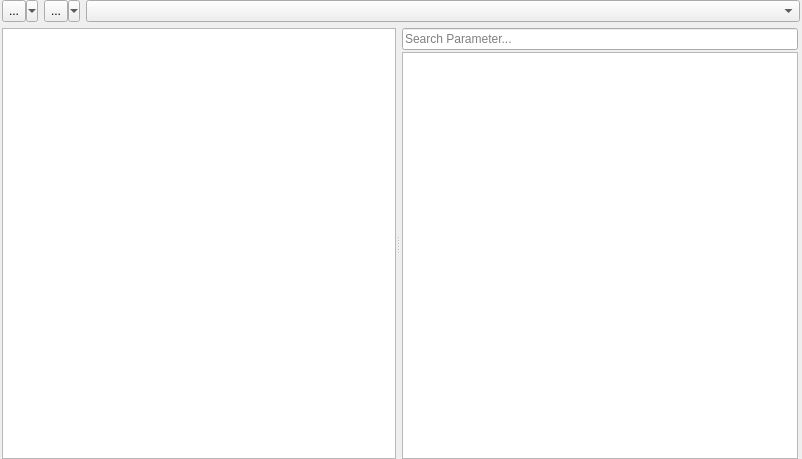
<?xml version="1.0" encoding="UTF-8"?>
<ui version="4.0">
 <class>gams::studio::option::ParameterEditor</class>
 <widget class="QWidget" name="gams::studio::option::ParameterEditor">
  <property name="geometry">
   <rect>
    <x>0</x>
    <y>0</y>
    <width>802</width>
    <height>459</height>
   </rect>
  </property>
  <property name="windowTitle">
   <string>Form</string>
  </property>
  <layout class="QVBoxLayout" name="verticalLayout">
   <property name="leftMargin">
    <number>0</number>
   </property>
   <property name="topMargin">
    <number>0</number>
   </property>
   <property name="rightMargin">
    <number>0</number>
   </property>
   <property name="bottomMargin">
    <number>0</number>
   </property>
   <item>
    <widget class="QWidget" name="gamsCommandWidget" native="true">
     <property name="sizePolicy">
      <sizepolicy hsizetype="Expanding" vsizetype="Preferred">
       <horstretch>0</horstretch>
       <verstretch>0</verstretch>
      </sizepolicy>
     </property>
     <property name="minimumSize">
      <size>
       <width>0</width>
       <height>16</height>
      </size>
     </property>
     <layout class="QHBoxLayout" name="horizontalLayout_5">
      <property name="spacing">
       <number>6</number>
      </property>
      <property name="leftMargin">
       <number>2</number>
      </property>
      <property name="topMargin">
       <number>0</number>
      </property>
      <property name="rightMargin">
       <number>2</number>
      </property>
      <property name="bottomMargin">
       <number>0</number>
      </property>
      <item>
       <widget class="QToolButton" name="gamsRunToolButton">
        <property name="sizePolicy">
         <sizepolicy hsizetype="Preferred" vsizetype="Preferred">
          <horstretch>0</horstretch>
          <verstretch>0</verstretch>
         </sizepolicy>
        </property>
        <property name="minimumSize">
         <size>
          <width>0</width>
          <height>16</height>
         </size>
        </property>
        <property name="text">
         <string>...</string>
        </property>
        <property name="popupMode">
         <enum>QToolButton::MenuButtonPopup</enum>
        </property>
       </widget>
      </item>
      <item>
       <widget class="QToolButton" name="gamsInterruptToolButton">
        <property name="sizePolicy">
         <sizepolicy hsizetype="Preferred" vsizetype="Preferred">
          <horstretch>0</horstretch>
          <verstretch>0</verstretch>
         </sizepolicy>
        </property>
        <property name="minimumSize">
         <size>
          <width>0</width>
          <height>16</height>
         </size>
        </property>
        <property name="text">
         <string>...</string>
        </property>
        <property name="popupMode">
         <enum>QToolButton::MenuButtonPopup</enum>
        </property>
       </widget>
      </item>
      <item>
       <widget class="gams::studio::option::CommandLine" name="gamsParameterCommandLine">
        <property name="sizePolicy">
         <sizepolicy hsizetype="Expanding" vsizetype="Preferred">
          <horstretch>0</horstretch>
          <verstretch>0</verstretch>
         </sizepolicy>
        </property>
        <property name="minimumSize">
         <size>
          <width>0</width>
          <height>16</height>
         </size>
        </property>
       </widget>
      </item>
     </layout>
    </widget>
   </item>
   <item>
    <widget class="QWidget" name="gamsParameterEditor" native="true">
     <property name="sizePolicy">
      <sizepolicy hsizetype="Expanding" vsizetype="Expanding">
       <horstretch>0</horstretch>
       <verstretch>0</verstretch>
      </sizepolicy>
     </property>
     <layout class="QVBoxLayout" name="verticalLayout_3">
      <property name="leftMargin">
       <number>2</number>
      </property>
      <property name="topMargin">
       <number>0</number>
      </property>
      <property name="rightMargin">
       <number>2</number>
      </property>
      <property name="bottomMargin">
       <number>0</number>
      </property>
      <item>
       <widget class="QSplitter" name="gamsOptionSplitter">
        <property name="orientation">
         <enum>Qt::Horizontal</enum>
        </property>
        <widget class="QTableView" name="gamsParameterTableView">
         <property name="dragDropMode">
          <enum>QAbstractItemView::DragDrop</enum>
         </property>
         <property name="defaultDropAction">
          <enum>Qt::CopyAction</enum>
         </property>
        </widget>
        <widget class="QWidget" name="gamsOptionDefinitionView" native="true">
         <layout class="QVBoxLayout" name="verticalLayout_2">
          <property name="spacing">
           <number>2</number>
          </property>
          <property name="leftMargin">
           <number>2</number>
          </property>
          <property name="topMargin">
           <number>0</number>
          </property>
          <property name="rightMargin">
           <number>2</number>
          </property>
          <property name="bottomMargin">
           <number>0</number>
          </property>
          <item>
           <widget class="QLineEdit" name="gamsParameterSearch">
            <property name="placeholderText">
             <string>Search Parameter...</string>
            </property>
           </widget>
          </item>
          <item>
           <widget class="QTreeView" name="gamsParameterTreeView"/>
          </item>
         </layout>
        </widget>
       </widget>
      </item>
     </layout>
    </widget>
   </item>
  </layout>
 </widget>
 <customwidgets>
  <customwidget>
   <class>gams::studio::option::CommandLine</class>
   <extends>QComboBox</extends>
   <header>option/commandline.h</header>
  </customwidget>
 </customwidgets>
 <resources/>
 <connections/>
</ui>
